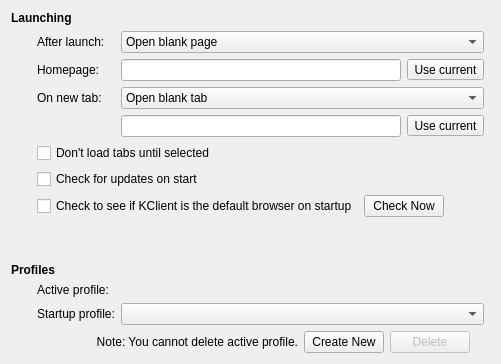
         <widget class="QWidget" name="generalPage">
          <layout class="QGridLayout" name="gridLayout_6">
           <item row="4" column="2">
            <widget class="QFrame" name="newTabFrame">
             <layout class="QHBoxLayout" name="horizontalLayout_3">
              <property name="leftMargin">
               <number>0</number>
              </property>
              <property name="topMargin">
               <number>0</number>
              </property>
              <property name="rightMargin">
               <number>0</number>
              </property>
              <property name="bottomMargin">
               <number>0</number>
              </property>
              <item>
               <widget class="QLineEdit" name="newTabUrl"/>
              </item>
              <item>
               <widget class="MacToolButton" name="newTabUseCurrent">
                <property name="text">
                 <string>Use current</string>
                </property>
               </widget>
              </item>
             </layout>
            </widget>
           </item>
           <item row="12" column="1" colspan="3">
            <widget class="QFrame" name="frame">
             <property name="frameShape">
              <enum>QFrame::NoFrame</enum>
             </property>
             <property name="frameShadow">
              <enum>QFrame::Raised</enum>
             </property>
             <layout class="QHBoxLayout" name="horizontalLayout">
              <property name="leftMargin">
               <number>0</number>
              </property>
              <property name="topMargin">
               <number>0</number>
              </property>
              <property name="rightMargin">
               <number>20</number>
              </property>
              <property name="bottomMargin">
               <number>0</number>
              </property>
              <item>
               <widget class="QLabel" name="cannotDeleteActiveProfileLabel">
                <property name="text">
                 <string>Note: You cannot delete active profile.</string>
                </property>
                <property name="alignment">
                 <set>Qt::AlignRight|Qt::AlignTrailing|Qt::AlignVCenter</set>
                </property>
               </widget>
              </item>
              <item>
               <widget class="QPushButton" name="createProfile">
                <property name="sizePolicy">
                 <sizepolicy hsizetype="Fixed" vsizetype="Fixed">
                  <horstretch>0</horstretch>
                  <verstretch>0</verstretch>
                 </sizepolicy>
                </property>
                <property name="text">
                 <string>Create New</string>
                </property>
               </widget>
              </item>
              <item>
               <widget class="QPushButton" name="deleteProfile">
                <property name="enabled">
                 <bool>false</bool>
                </property>
                <property name="sizePolicy">
                 <sizepolicy hsizetype="Fixed" vsizetype="Fixed">
                  <horstretch>0</horstretch>
                  <verstretch>0</verstretch>
                 </sizepolicy>
                </property>
                <property name="text">
                 <string>Delete</string>
                </property>
               </widget>
              </item>
             </layout>
            </widget>
           </item>
           <item row="1" column="0">
            <spacer name="horizontalSpacer_7">
             <property name="orientation">
              <enum>Qt::Horizontal</enum>
             </property>
             <property name="sizeType">
              <enum>QSizePolicy::Fixed</enum>
             </property>
             <property name="sizeHint" stdset="0">
              <size>
               <width>20</width>
               <height>10</height>
              </size>
             </property>
            </spacer>
           </item>
           <item row="0" column="0" colspan="2">
            <widget class="QLabel" name="label_24">
             <property name="text">
              <string>&lt;b&gt;Launching&lt;/b&gt;</string>
             </property>
            </widget>
           </item>
           <item row="11" column="2">
            <widget class="QComboBox" name="startProfile"/>
           </item>
           <item row="1" column="1">
            <widget class="QLabel" name="label_3">
             <property name="text">
              <string>After launch: </string>
             </property>
            </widget>
           </item>
           <item row="1" column="2">
            <widget class="QComboBox" name="afterLaunch">
             <item>
              <property name="text">
               <string>Open blank page</string>
              </property>
             </item>
             <item>
              <property name="text">
               <string>Open homepage</string>
              </property>
             </item>
             <item>
              <property name="text">
               <string>Open speed dial</string>
              </property>
             </item>
             <item>
              <property name="text">
               <string>Restore session</string>
              </property>
             </item>
             <item>
              <property name="text">
               <string>Select session</string>
              </property>
             </item>
            </widget>
           </item>
           <item row="2" column="1">
            <widget class="QLabel" name="label">
             <property name="text">
              <string>Homepage: </string>
             </property>
            </widget>
           </item>
           <item row="2" column="2">
            <layout class="QHBoxLayout" name="horizontalLayout_2">
             <item>
              <widget class="QLineEdit" name="homepage"/>
             </item>
             <item>
              <widget class="MacToolButton" name="useCurrentBut">
               <property name="text">
                <string>Use current</string>
               </property>
              </widget>
             </item>
            </layout>
           </item>
           <item row="3" column="1">
            <widget class="QLabel" name="label_2">
             <property name="text">
              <string>On new tab: </string>
             </property>
            </widget>
           </item>
           <item row="3" column="2">
            <widget class="QComboBox" name="newTab">
             <item>
              <property name="text">
               <string>Open blank tab</string>
              </property>
             </item>
             <item>
              <property name="text">
               <string>Open homepage</string>
              </property>
             </item>
             <item>
              <property name="text">
               <string>Open speed dial</string>
              </property>
             </item>
             <item>
              <property name="text">
               <string>Open other page...</string>
              </property>
             </item>
            </widget>
           </item>
           <item row="9" column="0" colspan="2">
            <widget class="QLabel" name="label_4">
             <property name="text">
              <string>&lt;b&gt;Profiles&lt;/b&gt;</string>
             </property>
            </widget>
           </item>
           <item row="11" column="1">
            <widget class="QLabel" name="label_5">
             <property name="text">
              <string>Startup profile:</string>
             </property>
            </widget>
           </item>
           <item row="6" column="1" colspan="2">
            <widget class="QCheckBox" name="checkUpdates">
             <property name="text">
              <string>Check for updates on start</string>
             </property>
            </widget>
           </item>
           <item row="10" column="1">
            <widget class="QLabel" name="label_45">
             <property name="text">
              <string>Active profile:</string>
             </property>
            </widget>
           </item>
           <item row="10" column="2">
            <widget class="QLabel" name="activeProfile">
             <property name="text">
              <string/>
             </property>
            </widget>
           </item>
           <item row="5" column="1" colspan="2">
            <widget class="QCheckBox" name="dontLoadTabsUntilSelected">
             <property name="text">
              <string>Don't load tabs until selected</string>
             </property>
            </widget>
           </item>
           <item row="8" column="0">
            <spacer name="verticalSpacer_6">
             <property name="orientation">
              <enum>Qt::Vertical</enum>
             </property>
             <property name="sizeHint" stdset="0">
              <size>
               <width>20</width>
               <height>40</height>
              </size>
             </property>
            </spacer>
           </item>
           <item row="7" column="1" colspan="2">
            <layout class="QHBoxLayout" name="hLayoutDefaultBrowser">
             <item>
              <widget class="QCheckBox" name="checkDefaultBrowser">
               <property name="text">
                <string>Check to see if KClient is the default browser on startup</string>
               </property>
               <property name="checked">
                <bool>false</bool>
               </property>
              </widget>
             </item>
             <item>
              <widget class="QPushButton" name="checkNowDefaultBrowser">
               <property name="text">
                <string>Check Now</string>
               </property>
              </widget>
             </item>
             <item>
              <spacer name="hSpacerDefaultBrowser">
               <property name="orientation">
                <enum>Qt::Horizontal</enum>
               </property>
               <property name="sizeHint" stdset="0">
                <size>
                 <width>40</width>
                 <height>20</height>
                </size>
               </property>
              </spacer>
             </item>
            </layout>
           </item>
          </layout>
         </widget>
